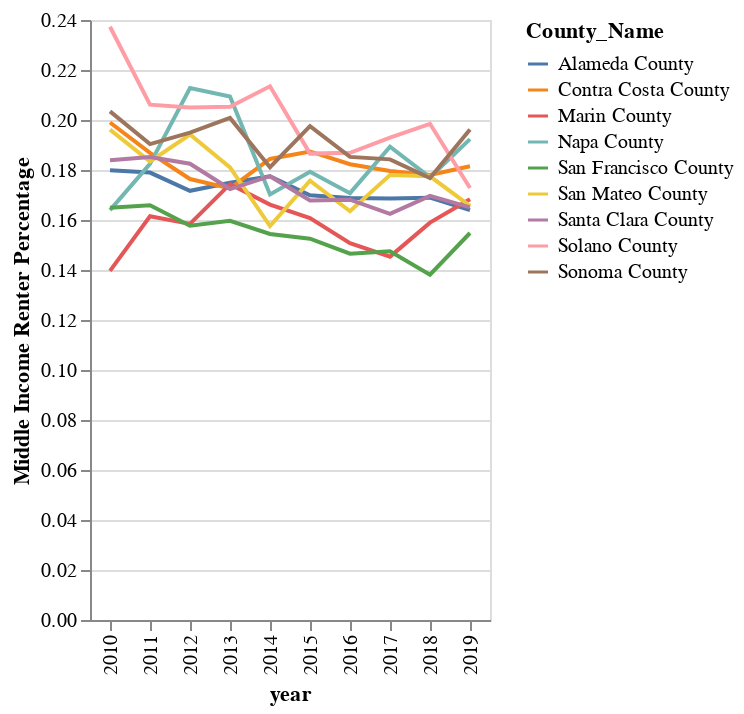

The notebook cell saved with this chart:
### Code cell
alt.Chart(bay_area).mark_line().encode(
    x='year',
    y='Middle Income Renter Percentage',
    color="County_Name"
)

### Figure 1 — Vega-Lite specification as saved in the notebook (floating-point values rounded to 4 significant figures)
{"config": {"view": {"continuousWidth": 400, "continuousHeight": 300}}, "data": {"name": "data-ff0b80a964ca11f47613b3fe672cfd0e"}, "mark": "line", "encoding": {"color": {"type": "nominal", "field": "County_Name"}, "x": {"type": "nominal", "field": "year"}, "y": {"type": "quantitative", "field": "Middle Income Renter Percentage"}}, "$schema": "https://vega.github.io/schema/vega-lite/v4.0.2.json", "datasets": {"data-ff0b80a964ca11f47613b3fe672cfd0e": [{"year": "2010", "County_Name": "Alameda County", "middle_income_HH": 2140, "total": 11893, "Middle Income Renter Percentage": 0.1799, "key": "2010Alameda County"}, {"year": "2010", "County_Name": "Contra Costa County", "middle_income_HH": 2512, "total": 12623, "Middle Income Renter Percentage": 0.199, "key": "2010Contra Costa County"}, {"year": "2010", "County_Name": "Marin County", "middle_income_HH": 296, "total": 2120, "Middle Income Renter Percentage": 0.1396, "key": "2010Marin County"}, {"year": "2010", "County_Name": "Napa County", "middle_income_HH": 142, "total": 866, "Middle Income Renter Percentage": 0.164, "key": "2010Napa County"}, {"year": "2010", "County_Name": "San Francisco County", "middle_income_HH": 843, "total": 5113, "Middle Income Renter Percentage": 0.1649, "key": "2010San Francisco County"}, {"year": "2010", "County_Name": "San Mateo County", "middle_income_HH": 2023, "total": 10313, "Middle Income Renter Percentage": 0.1962, "key": "2010San Mateo County"}, {"year": "2010", "County_Name": "Santa Clara County", "middle_income_HH": 3005, "total": 16343, "Middle Income Renter Percentage": 0.1839, "key": "2010Santa Clara County"}, {"year": "2010", "County_Name": "Solano County", "middle_income_HH": 341, "total": 1437, "Middle Income Renter Percentage": 0.2373, "key": "2010Solano County"}, {"year": "2010", "County_Name": "Sonoma County", "middle_income_HH": 400, "total": 1966, "Middle Income Renter Percentage": 0.2035, "key": "2010Sonoma County"}, {"year": "2011", "County_Name": "Alameda County", "middle_income_HH": 2147, "total": 11996, "Middle Income Renter Percentage": 0.179, "key": "2011Alameda County"}, {"year": "2011", "County_Name": "Contra Costa County", "middle_income_HH": 2202, "total": 11787, "Middle Income Renter Percentage": 0.1868, "key": "2011Contra Costa County"}, {"year": "2011", "County_Name": "Marin County", "middle_income_HH": 312, "total": 1932, "Middle Income Renter Percentage": 0.1615, "key": "2011Marin County"}, {"year": "2011", "County_Name": "Napa County", "middle_income_HH": 162, "total": 888, "Middle Income Renter Percentage": 0.1824, "key": "2011Napa County"}, {"year": "2011", "County_Name": "San Francisco County", "middle_income_HH": 855, "total": 5153, "Middle Income Renter Percentage": 0.1659, "key": "2011San Francisco County"}, {"year": "2011", "County_Name": "San Mateo County", "middle_income_HH": 1993, "total": 10866, "Middle Income Renter Percentage": 0.1834, "key": "2011San Mateo County"}, {"year": "2011", "County_Name": "Santa Clara County", "middle_income_HH": 3042, "total": 16425, "Middle Income Renter Percentage": 0.1852, "key": "2011Santa Clara County"}, {"year": "2011", "County_Name": "Solano County", "middle_income_HH": 283, "total": 1373, "Middle Income Renter Percentage": 0.2061, "key": "2011Solano County"}, {"year": "2011", "County_Name": "Sonoma County", "middle_income_HH": 352, "total": 1849, "Middle Income Renter Percentage": 0.1904, "key": "2011Sonoma County"}, {"year": "2012", "County_Name": "Alameda County", "middle_income_HH": 1000, "total": 5825, "Middle Income Renter Percentage": 0.1717, "key": "2012Alameda County"}, {"year": "2012", "County_Name": "Contra Costa County", "middle_income_HH": 623, "total": 3532, "Middle Income Renter Percentage": 0.1764, "key": "2012Contra Costa County"}, {"year": "2012", "County_Name": "Marin County", "middle_income_HH": 151, "total": 953, "Middle Income Renter Percentage": 0.1584, "key": "2012Marin County"}, {"year": "2012", "County_Name": "Napa County", "middle_income_HH": 140, "total": 658, "Middle Income Renter Percentage": 0.2128, "key": "2012Napa County"}, {"year": "2012", "County_Name": "San Francisco County", "middle_income_HH": 498, "total": 3158, "Middle Income Renter Percentage": 0.1577, "key": "2012San Francisco County"}, {"year": "2012", "County_Name": "San Mateo County", "middle_income_HH": 522, "total": 2688, "Middle Income Renter Percentage": 0.1942, "key": "2012San Mateo County"}, {"year": "2012", "County_Name": "Santa Clara County", "middle_income_HH": 1153, "total": 6318, "Middle Income Renter Percentage": 0.1825, "key": "2012Santa Clara County"}, {"year": "2012", "County_Name": "Solano County", "middle_income_HH": 297, "total": 1449, "Middle Income Renter Percentage": 0.205, "key": "2012Solano County"}, {"year": "2012", "County_Name": "Sonoma County", "middle_income_HH": 372, "total": 1908, "Middle Income Renter Percentage": 0.195, "key": "2012Sonoma County"}, {"year": "2013", "County_Name": "Alameda County", "middle_income_HH": 1055, "total": 6032, "Middle Income Renter Percentage": 0.1749, "key": "2013Alameda County"}, {"year": "2013", "County_Name": "Contra Costa County", "middle_income_HH": 629, "total": 3643, "Middle Income Renter Percentage": 0.1727, "key": "2013Contra Costa County"}, {"year": "2013", "County_Name": "Marin County", "middle_income_HH": 170, "total": 975, "Middle Income Renter Percentage": 0.1744, "key": "2013Marin County"}, {"year": "2013", "County_Name": "Napa County", "middle_income_HH": 138, "total": 659, "Middle Income Renter Percentage": 0.2094, "key": "2013Napa County"}, {"year": "2013", "County_Name": "San Francisco County", "middle_income_HH": 528, "total": 3306, "Middle Income Renter Percentage": 0.1597, "key": "2013San Francisco County"}, {"year": "2013", "County_Name": "San Mateo County", "middle_income_HH": 494, "total": 2729, "Middle Income Renter Percentage": 0.181, "key": "2013San Mateo County"}, {"year": "2013", "County_Name": "Santa Clara County", "middle_income_HH": 1132, "total": 6567, "Middle Income Renter Percentage": 0.1724, "key": "2013Santa Clara County"}, {"year": "2013", "County_Name": "Solano County", "middle_income_HH": 309, "total": 1505, "Middle Income Renter Percentage": 0.2053, "key": "2013Solano County"}, {"year": "2013", "County_Name": "Sonoma County", "middle_income_HH": 384, "total": 1912, "Middle Income Renter Percentage": 0.2008, "key": "2013Sonoma County"}, {"year": "2014", "County_Name": "Alameda County", "middle_income_HH": 1075, "total": 6056, "Middle Income Renter Percentage": 0.1775, "key": "2014Alameda County"}, {"year": "2014", "County_Name": "Contra Costa County", "middle_income_HH": 670, "total": 3633, "Middle Income Renter Percentage": 0.1844, "key": "2014Contra Costa County"}, {"year": "2014", "County_Name": "Marin County", "middle_income_HH": 162, "total": 975, "Middle Income Renter Percentage": 0.1662, "key": "2014Marin County"}, {"year": "2014", "County_Name": "Napa County", "middle_income_HH": 112, "total": 658, "Middle Income Renter Percentage": 0.1702, "key": "2014Napa County"}, {"year": "2014", "County_Name": "San Francisco County", "middle_income_HH": 509, "total": 3296, "Middle Income Renter Percentage": 0.1544, "key": "2014San Francisco County"}, {"year": "2014", "County_Name": "San Mateo County", "middle_income_HH": 425, "total": 2697, "Middle Income Renter Percentage": 0.1576, "key": "2014San Mateo County"}, {"year": "2014", "County_Name": "Santa Clara County", "middle_income_HH": 1156, "total": 6512, "Middle Income Renter Percentage": 0.1775, "key": "2014Santa Clara County"}, {"year": "2014", "County_Name": "Solano County", "middle_income_HH": 320, "total": 1499, "Middle Income Renter Percentage": 0.2135, "key": "2014Solano County"}, {"year": "2014", "County_Name": "Sonoma County", "middle_income_HH": 347, "total": 1916, "Middle Income Renter Percentage": 0.1811, "key": "2014Sonoma County"}, {"year": "2015", "County_Name": "Alameda County", "middle_income_HH": 1053, "total": 6198, "Middle Income Renter Percentage": 0.1699, "key": "2015Alameda County"}, {"year": "2015", "County_Name": "Contra Costa County", "middle_income_HH": 679, "total": 3623, "Middle Income Renter Percentage": 0.1874, "key": "2015Contra Costa County"}, {"year": "2015", "County_Name": "Marin County", "middle_income_HH": 158, "total": 983, "Middle Income Renter Percentage": 0.1607, "key": "2015Marin County"}, {"year": "2015", "County_Name": "Napa County", "middle_income_HH": 121, "total": 675, "Middle Income Renter Percentage": 0.1793, "key": "2015Napa County"}, {"year": "2015", "County_Name": "San Francisco County", "middle_income_HH": 504, "total": 3304, "Middle Income Renter Percentage": 0.1525, "key": "2015San Francisco County"}, {"year": "2015", "County_Name": "San Mateo County", "middle_income_HH": 489, "total": 2783, "Middle Income Renter Percentage": 0.1757, "key": "2015San Mateo County"}, {"year": "2015", "County_Name": "Santa Clara County", "middle_income_HH": 1099, "total": 6550, "Middle Income Renter Percentage": 0.1678, "key": "2015Santa Clara County"}, {"year": "2015", "County_Name": "Solano County", "middle_income_HH": 283, "total": 1517, "Middle Income Renter Percentage": 0.1866, "key": "2015Solano County"}, {"year": "2015", "County_Name": "Sonoma County", "middle_income_HH": 384, "total": 1944, "Middle Income Renter Percentage": 0.1975, "key": "2015Sonoma County"}, {"year": "2016", "County_Name": "Alameda County", "middle_income_HH": 1045, "total": 6191, "Middle Income Renter Percentage": 0.1688, "key": "2016Alameda County"}, {"year": "2016", "County_Name": "Contra Costa County", "middle_income_HH": 667, "total": 3659, "Middle Income Renter Percentage": 0.1823, "key": "2016Contra Costa County"}, {"year": "2016", "County_Name": "Marin County", "middle_income_HH": 148, "total": 982, "Middle Income Renter Percentage": 0.1507, "key": "2016Marin County"}, {"year": "2016", "County_Name": "Napa County", "middle_income_HH": 112, "total": 656, "Middle Income Renter Percentage": 0.1707, "key": "2016Napa County"}, {"year": "2016", "County_Name": "San Francisco County", "middle_income_HH": 491, "total": 3351, "Middle Income Renter Percentage": 0.1465, "key": "2016San Francisco County"}, {"year": "2016", "County_Name": "San Mateo County", "middle_income_HH": 458, "total": 2801, "Middle Income Renter Percentage": 0.1635, "key": "2016San Mateo County"}, {"year": "2016", "County_Name": "Santa Clara County", "middle_income_HH": 1118, "total": 6650, "Middle Income Renter Percentage": 0.1681, "key": "2016Santa Clara County"}, {"year": "2016", "County_Name": "Solano County", "middle_income_HH": 282, "total": 1509, "Middle Income Renter Percentage": 0.1869, "key": "2016Solano County"}, {"year": "2016", "County_Name": "Sonoma County", "middle_income_HH": 359, "total": 1938, "Middle Income Renter Percentage": 0.1852, "key": "2016Sonoma County"}, {"year": "2017", "County_Name": "Alameda County", "middle_income_HH": 1054, "total": 6253, "Middle Income Renter Percentage": 0.1686, "key": "2017Alameda County"}, {"year": "2017", "County_Name": "Contra Costa County", "middle_income_HH": 663, "total": 3691, "Middle Income Renter Percentage": 0.1796, "key": "2017Contra Costa County"}, {"year": "2017", "County_Name": "Marin County", "middle_income_HH": 142, "total": 977, "Middle Income Renter Percentage": 0.1453, "key": "2017Marin County"}, {"year": "2017", "County_Name": "Napa County", "middle_income_HH": 124, "total": 655, "Middle Income Renter Percentage": 0.1893, "key": "2017Napa County"}, {"year": "2017", "County_Name": "San Francisco County", "middle_income_HH": 497, "total": 3370, "Middle Income Renter Percentage": 0.1475, "key": "2017San Francisco County"}, {"year": "2017", "County_Name": "San Mateo County", "middle_income_HH": 502, "total": 2820, "Middle Income Renter Percentage": 0.178, "key": "2017San Mateo County"}, {"year": "2017", "County_Name": "Santa Clara County", "middle_income_HH": 1097, "total": 6753, "Middle Income Renter Percentage": 0.1624, "key": "2017Santa Clara County"}, {"year": "2017", "County_Name": "Solano County", "middle_income_HH": 294, "total": 1524, "Middle Income Renter Percentage": 0.1929, "key": "2017Solano County"}, {"year": "2017", "County_Name": "Sonoma County", "middle_income_HH": 351, "total": 1905, "Middle Income Renter Percentage": 0.1843, "key": "2017Sonoma County"}, {"year": "2018", "County_Name": "Alameda County", "middle_income_HH": 1051, "total": 6221, "Middle Income Renter Percentage": 0.1689, "key": "2018Alameda County"}, {"year": "2018", "County_Name": "Contra Costa County", "middle_income_HH": 657, "total": 3690, "Middle Income Renter Percentage": 0.178, "key": "2018Contra Costa County"}, {"year": "2018", "County_Name": "Marin County", "middle_income_HH": 151, "total": 950, "Middle Income Renter Percentage": 0.1589, "key": "2018Marin County"}, {"year": "2018", "County_Name": "Napa County", "middle_income_HH": 116, "total": 655, "Middle Income Renter Percentage": 0.1771, "key": "2018Napa County"}, {"year": "2018", "County_Name": "San Francisco County", "middle_income_HH": 456, "total": 3302, "Middle Income Renter Percentage": 0.1381, "key": "2018San Francisco County"}, {"year": "2018", "County_Name": "San Mateo County", "middle_income_HH": 495, "total": 2789, "Middle Income Renter Percentage": 0.1775, "key": "2018San Mateo County"}, {"year": "2018", "County_Name": "Santa Clara County", "middle_income_HH": 1153, "total": 6796, "Middle Income Renter Percentage": 0.1697, "key": "2018Santa Clara County"}, {"year": "2018", "County_Name": "Solano County", "middle_income_HH": 314, "total": 1582, "Middle Income Renter Percentage": 0.1985, "key": "2018Solano County"}, {"year": "2018", "County_Name": "Sonoma County", "middle_income_HH": 335, "total": 1895, "Middle Income Renter Percentage": 0.1768, "key": "2018Sonoma County"}, {"year": "2019", "County_Name": "Alameda County", "middle_income_HH": 1064, "total": 6490, "Middle Income Renter Percentage": 0.1639, "key": "2019Alameda County"}, {"year": "2019", "County_Name": "Contra Costa County", "middle_income_HH": 677, "total": 3730, "Middle Income Renter Percentage": 0.1815, "key": "2019Contra Costa County"}, {"year": "2019", "County_Name": "Marin County", "middle_income_HH": 171, "total": 1016, "Middle Income Renter Percentage": 0.1683, "key": "2019Marin County"}, {"year": "2019", "County_Name": "Napa County", "middle_income_HH": 131, "total": 681, "Middle Income Renter Percentage": 0.1924, "key": "2019Napa County"}, {"year": "2019", "County_Name": "San Francisco County", "middle_income_HH": 537, "total": 3469, "Middle Income Renter Percentage": 0.1548, "key": "2019San Francisco County"}, {"year": "2019", "County_Name": "San Mateo County", "middle_income_HH": 482, "total": 2910, "Middle Income Renter Percentage": 0.1656, "key": "2019San Mateo County"}, {"year": "2019", "County_Name": "Santa Clara County", "middle_income_HH": 1161, "total": 7033, "Middle Income Renter Percentage": 0.1651, "key": "2019Santa Clara County"}, {"year": "2019", "County_Name": "Solano County", "middle_income_HH": 263, "total": 1522, "Middle Income Renter Percentage": 0.1728, "key": "2019Solano County"}, {"year": "2019", "County_Name": "Sonoma County", "middle_income_HH": 382, "total": 1947, "Middle Income Renter Percentage": 0.1962, "key": "2019Sonoma County"}]}}
